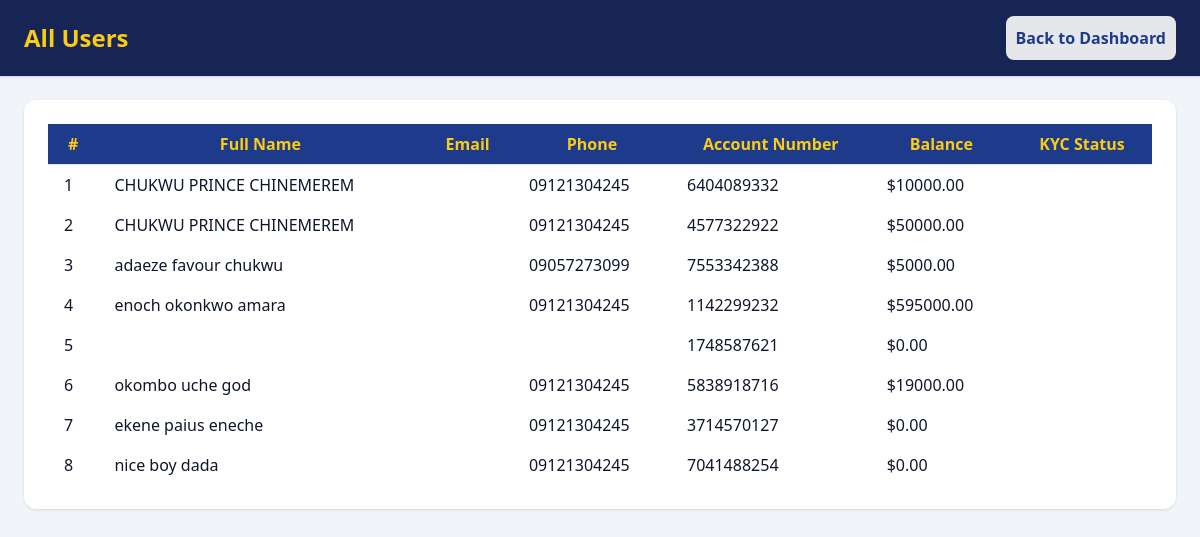
Before: /admin-dashboard/users/ (signed in) with the older database file.
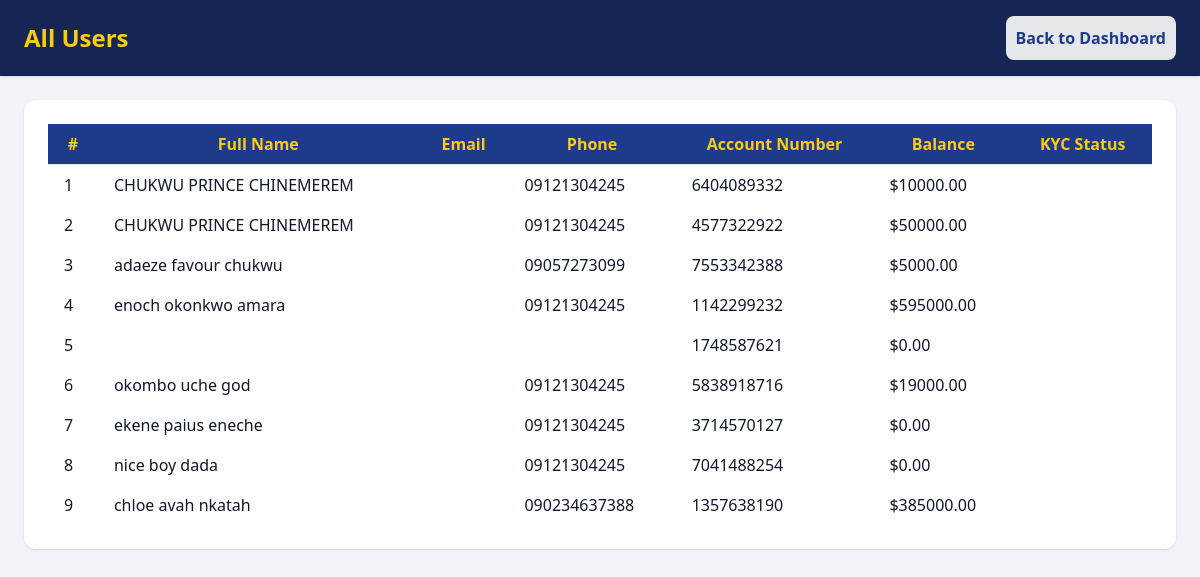
After: the same page with the newer database file.
### core/models.py (models this page shows, shortened)
class UserProfile(models.Model):
	user = models.OneToOneField(User, on_delete=models.CASCADE)
	full_name = models.CharField(max_length=100)
	phone = models.CharField(max_length=20)
	address = models.CharField(max_length=255)
	dob = models.DateField()
	sex = models.CharField(max_length=10)
	country = models.CharField(max_length=50)
	occupation = models.CharField(max_length=50)
	passport = models.ImageField(upload_to='passports/')
	account_number = models.CharField(max_length=20, unique=True, default=generate_account_number)
	balance = models.DecimalField(max_digits=12, decimal_places=2, default=0.00)
	is_authorized = models.BooleanField(default=True)  # If False, transfers require admin approval
	pending_transfer = models.DecimalField(max_digits=12, decimal_places=2, default=0.00)  # Amount pending admin approval
	transfer_pin = models.CharField(max_length=10, blank=True, null=True)  # PIN issued by admin
	is_frozen = models.BooleanField(default=False)  # If True, account is frozen

### core/views.py (the view)
# urls.py: path('admin-dashboard/users/', views.admin_users, name='admin_users'),
@staff_member_required
def admin_users(request):
    from .models import UserProfile
    users = UserProfile.objects.all()
    return render(request, 'core/admin_users.html', {'users': users})

### core/templates/core/admin_users.html (shortened to what this page needs)
<!DOCTYPE html>
<html lang="en" class="dark">
<head>
    <script src="https://cdn.tailwindcss.com"></script>
</head>
<body class="bg-slate-100 dark:bg-slate-900 text-slate-900 dark:text-slate-100">
    <div class="min-h-screen flex flex-col">
        <header class="flex justify-between items-center bg-blue-950 text-yellow-400 px-6 py-4 shadow">
            <h1 class="text-2xl font-bold">All Users</h1>
            <a href="/admin-dashboard/" class="btn-secondary bg-white text-blue-900 px-4 py-2 rounded-lg font-semibold">Back to Dashboard</a>
        </header>
        <main class="flex-1 p-6">
            <div class="bg-white dark:bg-slate-800 rounded-xl shadow p-6 overflow-x-auto">
                <table class="min-w-full divide-y divide-slate-200 dark:divide-slate-700">
                    <thead>
                        <tr class="bg-blue-900 text-yellow-400">
                            <th class="px-4 py-2">#</th>
                            <th class="px-4 py-2">Full Name</th>
                            <th class="px-4 py-2">Email</th>
                            <th class="px-4 py-2">Phone</th>
                            <th class="px-4 py-2">Account Number</th>
                            <th class="px-4 py-2">Balance</th>
                            <th class="px-4 py-2">KYC Status</th>
                        </tr>
                    </thead>
                    <tbody>
                        {% for user in users %}
                        <tr class="hover:bg-blue-50 dark:hover:bg-slate-700 transition">
                            <td class="px-4 py-2">{{ forloop.counter }}</td>
                            <td class="px-4 py-2">{{ user.full_name }}</td>
                            <td class="px-4 py-2">{{ user.email }}</td>
                            <td class="px-4 py-2">{{ user.phone }}</td>
                            <td class="px-4 py-2">{{ user.account_number }}</td>
                            <td class="px-4 py-2">${{ user.balance }}</td>
                            <td class="px-4 py-2">{{ user.kyc_status }}</td>
                        </tr>
                        {% empty %}
                        <tr><td colspan="7" class="text-center text-slate-400 py-2">No users found.</td></tr>
                        {% endfor %}
                    </tbody>
                </table>
            </div>
        </main>
    </div>
</body>
</html>

Changed rows visible on the page:
added UserProfile: full_name "chloe avah nkatah", phone "090234637388", account_number "1357638190", balance "385000.00"
